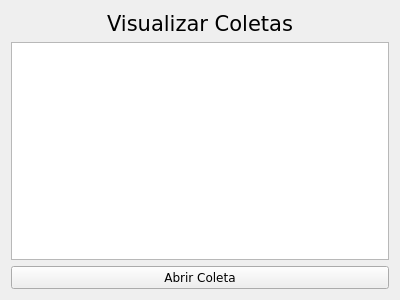
<?xml version="1.0" encoding="UTF-8"?>
<ui version="4.0">
 <class>visualizeWidget</class>
 <widget class="QWidget" name="visualizeWidget">
  <property name="geometry">
   <rect>
    <x>0</x>
    <y>0</y>
    <width>400</width>
    <height>300</height>
   </rect>
  </property>
  <property name="font">
   <font>
    <family>Verdana</family>
    <weight>75</weight>
    <bold>true</bold>
   </font>
  </property>
  <property name="windowTitle">
   <string>Visualizar Widget</string>
  </property>
  <layout class="QVBoxLayout" name="verticalLayout">
   <item>
    <widget class="QLabel" name="labelVisualizeCollects">
     <property name="font">
      <font>
       <family>Verdana</family>
       <pointsize>16</pointsize>
       <weight>50</weight>
       <bold>false</bold>
      </font>
     </property>
     <property name="text">
      <string>Visualizar Coletas</string>
     </property>
     <property name="alignment">
      <set>Qt::AlignHCenter|Qt::AlignTop</set>
     </property>
    </widget>
   </item>
   <item>
    <widget class="QListWidget" name="listWidgetCollects">
     <property name="font">
      <font>
       <weight>50</weight>
       <bold>false</bold>
      </font>
     </property>
    </widget>
   </item>
   <item>
    <widget class="QPushButton" name="pushButton">
     <property name="font">
      <font>
       <weight>50</weight>
       <bold>false</bold>
      </font>
     </property>
     <property name="text">
      <string>Abrir Coleta</string>
     </property>
    </widget>
   </item>
  </layout>
 </widget>
 <resources/>
 <connections/>
</ui>
